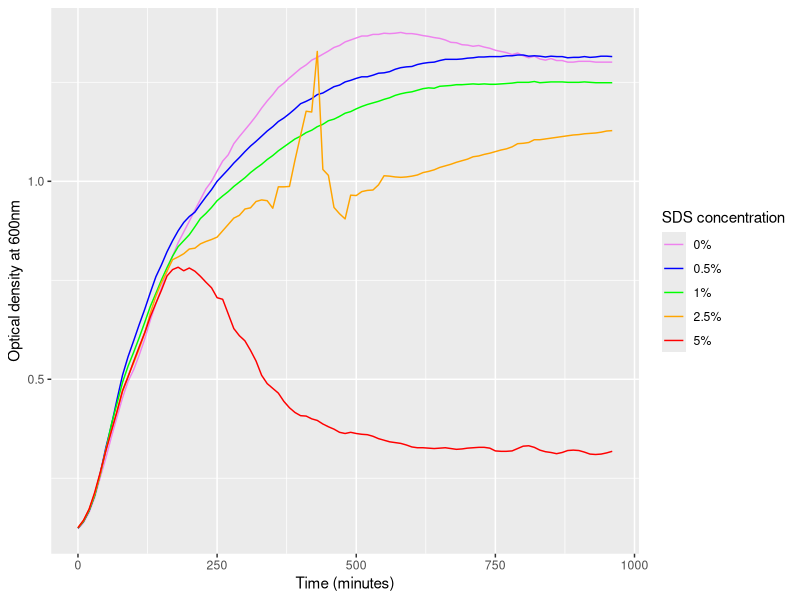

This chart was generated by the following R code:
### SDS dilution optimization
# Serial dilution was done for WT and mutant, but both gave similar results
# Only WT data is plotted for simplicity

#install.packages('tidyverse') #uncomment if not installed
library(tidyverse)

#read data
data <- read_csv('all growth curves - SDS optimization.csv')

#clean data
data_clean <- data |>
  group_by(time) |>
  summarize(W5 = mean(W5.1:W5.3),
            W2.5 = mean(W2.5.1:W2.5.3),
            W1 = mean(W1.1:W1.3),
            W0.5 = mean(W0.5.1:W0.5.3),
            W0 = mean(W0.1:W0.3)) |>
  gather(concentration, od, -time)

legend <- c('W5' = '5%', 'W2.5' = '2.5%', 'W1' = '1%', 'W0.5' = '0.5%', 'W0' = '0%')
colours <- c('W5' = 'red', 'W2.5' = 'orange', 'W1' = 'green', 'W0.5' = 'blue', 'W0' = 'violet')

#plot curves
growth_curve_sds <- ggplot(data_clean) +
  geom_line(aes(x = time, y = od, colour = concentration)) +
  xlab('Time (minutes)') +
  ylab('Optical density at 600nm') +
  labs(colour = 'SDS concentration') +
  scale_colour_discrete(type = colours,
                        labels = legend)
growth_curve_sds
